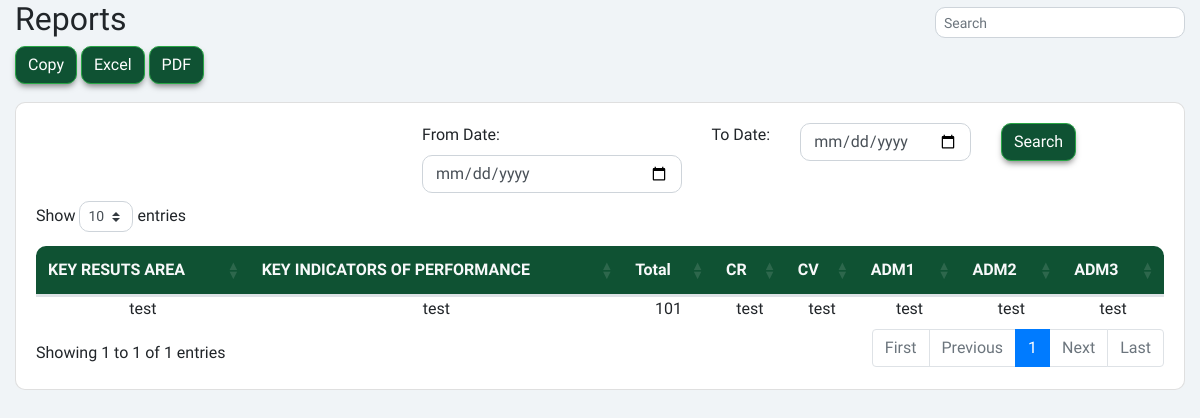
Before: /components/pages/report.php with the older database file.
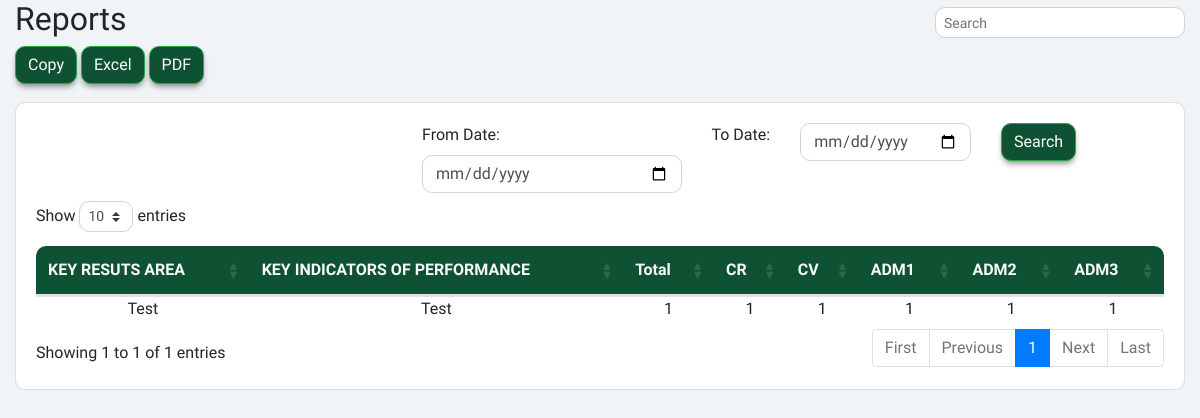
After: the same page with the newer database file.
### tables this page shows
CREATE TABLE `reports` (
  `id` int(11) NOT NULL,
  `kra` varchar(99) NOT NULL,
  `kip` varchar(99) NOT NULL,
  `total` int(11) NOT NULL,
  `cr` int(99) NOT NULL,
  `cv` int(99) NOT NULL,
  `adm1` int(99) NOT NULL,
  `adm2` int(99) NOT NULL,
  `adm3` int(99) NOT NULL
);

### functions/functions.php (called while the page is built, shortened)
<?php
    function selectAllData($conn, $table){
        $sql = "SELECT * FROM `$table`";
        $stmt = mysqli_prepare($conn, $sql);
        mysqli_stmt_execute($stmt);
        $result = mysqli_stmt_get_result($stmt);
        return mysqli_fetch_all($result, MYSQLI_ASSOC);
    }

### components/pages/report.php (the view, shortened to what the changed rows need)
<!DOCTYPE html>
<html lang="en">
<head>
    <link rel="stylesheet" href="https://stackpath.bootstrapcdn.com/bootstrap/4.2.1/css/bootstrap.min.css">
    <link rel="stylesheet" href="https://cdn.datatables.net/1.10.18/css/dataTables.bootstrap4.min.css">
    <link rel="stylesheet" href="/customcss/custom.css" />
</head>
<body class="generalbg">
    <div class="container-fluid">
        <h2 class="text-start text-md-start">Reports</h2>
        <div class="card" style="margin-top: 10px;">
            <div class="card-body">
                <div class="table-responsive">
                    <table id="datatableid" class="table w-100">
                        <thead>
                            <tr class="text-center sideback text-light">
                                <th scope="col" class="tablestart">KEY RESUTS AREA</th>
                                <th scope="col">KEY INDICATORS OF PERFORMANCE</th>
                                <th scope="col">Total</th>
                                <th scope="col">CR</th>
                                <th scope="col">CV</th>
                                <th scope="col">ADM1</th>
                                <th scope="col">ADM2</th>
                                <th scope="col" class="tableend">ADM3</th>
                            </tr>
                        </thead>
                        <tbody>
                            <?php
                    require_once("../../database/databasecon.php");
                    require_once("../../functions/functions.php");
                    $result = selectAllData($conn, 'reports');
                    if ($result) {
                        foreach ($result as $row) {
                    ?>
                            <tr class="text-center">
                                <td>
                                    <?php echo $row['kra']; ?>
                                </td>
                                <td>
                                    <?php echo $row['kip']; ?>
                                </td>
                                <td>
                                    <?php echo $row['total']; ?>
                                </td>
                                <td>
                                    <?php echo $row['cr']; ?>
                                </td>
                                <td>
                                    <?php echo $row['cv']; ?>
                                </td>
                                <td>
                                    <?php echo $row['adm1']; ?>
                                </td>
                                <td>
                                    <?php echo $row['adm2']; ?>
                                </td>
                                <td>
                                    <?php echo $row['adm3']; ?>
                                </td>
                            </tr>
                            <?php
                        }
                    } else {
                        echo "<tr><td colspan='6'>No Record Found</td></tr>";
                    }
                    ?>
                        </tbody>
                    </table>
                </div>
            </div>
        </div>
    </div>
</body>
</html>

Changed rows visible on the page:
removed reports: kra "test", kip "test", total "101", cr "test", cv "test", adm1 "test", adm2 "test", adm3 "test"
added reports: kra "Test", kip "Test", total "1", cr "1", cv "1", adm1 "1", adm2 "1", adm3 "1"
